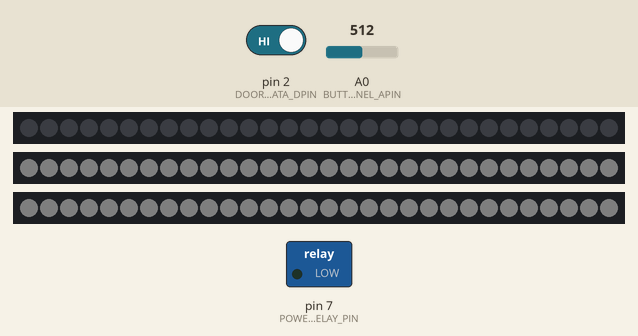
Recording of a sketch running on a simulated Arduino Uno, built with avr-gcc and run on an emulated ATmega328P. Shown: 3 × 30 RGB LEDs in strip order, left to right, switched loads named in the sketch (green lamp = pin HIGH). The inputs (shaded band) are chosen by the test bench; at power-on: A0 (BUTTON_PANEL_APIN) = 512, pin 2 (DOOR_SENSOR_DATA_DPIN) HIGH. Dim RGB values are drawn brighter than linear; EEPROM starts erased; what the sketch prints to the serial monitor is not drawn.

Above: at 1.2 s.
1.3 s: A0 (BUTTON_PANEL_APIN) set to 376
2.8 s: A0 (BUTTON_PANEL_APIN) set to 349
At 4.33 s:
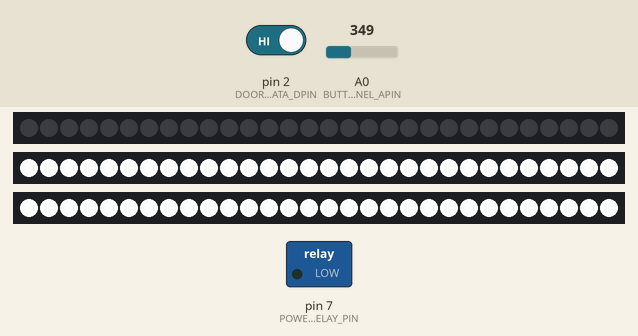
4.4 s: pin 2 (DOOR_SENSOR_DATA_DPIN) driven LOW
At 6.8 s:
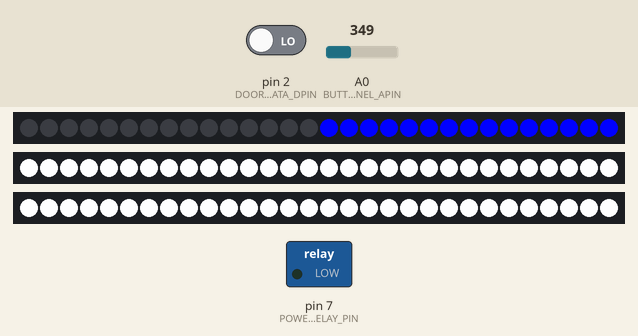
7.1 s: A0 (BUTTON_PANEL_APIN) set to 370
At 9.4 s:
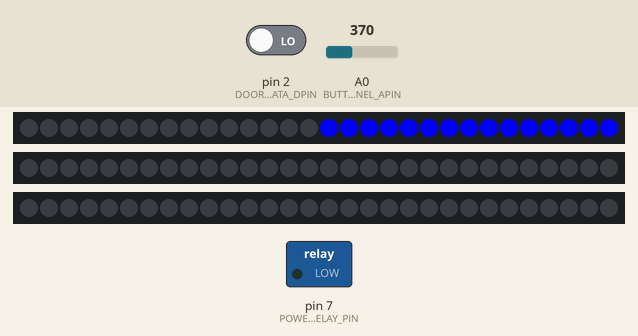
11.3 s: pin 2 (DOOR_SENSOR_DATA_DPIN) driven HIGH
At 13.4 s:
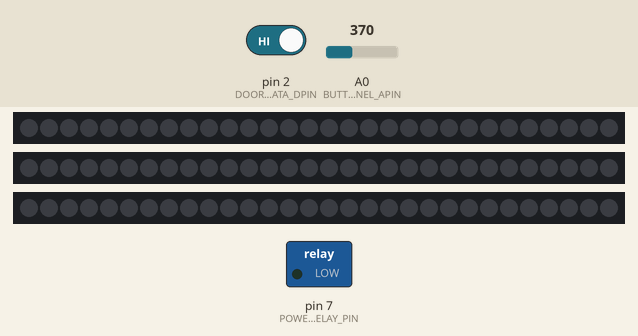

Measured:
- after the input at 2.8 s, the LEDs: first change at once (image 1 shows a later state)
- after the input at 4.4 s, the LEDs: first change after 0.11 s (image 2 shows a later state)
- after the input at 11.3 s, the LEDs: first change at once (image 4 shows a later state)

The sketch:

RepetierLights.ino
```cpp
#include <FastLED.h>
#include <EEPROM.h>

#define NUM_LEDS         30

CRGB door_leds[NUM_LEDS];
CRGB light_leds[NUM_LEDS];

#define DOOR_SENSOR_DATA_DPIN 2
#define DOOR_LED_DATA_DPIN 4
#define LIGHT1_LED_DATA_DPIN 3
#define LIGHT2_LED_DATA_DPIN 5
#define BUTTON_PANEL_APIN 0

#define POWER_RELAY_PIN 7
bool power_relay_status;

#define DOOR_FADE_SPEED 8
#define LIGHT_SCROLL_SPEED 8
byte light_brightness_open;
byte light_brightness_closed;

String commandqueue;
byte door_fade;
CRGB status_col;
CRGB status_col_background;
byte status_complete;

void read_eeprom() {
  light_brightness_open = EEPROM.read(0);
  light_brightness_closed = EEPROM.read(1);
}

void write_eeprom() {
  EEPROM.update(0, light_brightness_open);
  EEPROM.update(1, light_brightness_closed);
}

/*
 * base class, by default blanks all LEDs
 */
class Pattern {
  public:
    //This is called everytime the pattern starts to be used
    virtual void setup() {
    }
    //Called every frame. Pattern should be supplied to provided buffer
    virtual void update(CRGB ledbuffer[]) {
      for (int i = 0; i < NUM_LEDS; i++) {
        ledbuffer[i] = CRGB::Black;
      }
    }
};

class DoorPattern: public Pattern {

    int flow_position;

  public:
    DoorPattern() {
    }

    virtual void setup() {
      flow_position = 0;
    }

    virtual void update(CRGB ledbuffer[]) {
      int no_leds=map(status_complete, 0, 255, 0, NUM_LEDS-1);
      if(status_complete==0) no_leds=-1;
      //Serial.println(no_leds);
      for (int i = 0; i < NUM_LEDS; i++) {
        if(i<=no_leds) {
          ledbuffer[i]=status_col;
          if(i==(flow_position/2-1)) ledbuffer[i]*=2;
          if(i==(flow_position/2)) ledbuffer[i]*=4;
          if(i==(flow_position/2+1)) ledbuffer[i]*=2;
        } else {
          ledbuffer[i]=status_col_background;
        }
        ledbuffer[i].fadeToBlackBy(door_fade);
      }
      flow_position = (flow_position+1) % 200;
    }
};

class LightPattern: public Pattern {

    //int position;

  public:
    LightPattern() {
    }

    virtual void setup() {
      //position = 0;
    }

    virtual void update(CRGB ledbuffer[]) {
      //Pattern::update(ledbuffer);
      for (int i = 0; i < NUM_LEDS; i++) {
        ledbuffer[i]=CHSV(0, 0, map(door_fade, 0, 255, light_brightness_closed, light_brightness_open));
      //  ledbuffer[position % int(NUM_LEDS)] = CRGB::Red;
      }
      //position = (position + 1) % NUM_LEDS;
    }
};

DoorPattern doorpattern = DoorPattern();
LightPattern lightpattern = LightPattern();

void setup() {
  Serial.begin(9600);
  Serial.setTimeout(0);
  Serial.write("repetierLights\n");

  read_eeprom();
  status_col=CRGB::Black;
  status_col_background=CRGB::Blue;
  status_complete=128;
  pinMode(DOOR_SENSOR_DATA_DPIN, INPUT_PULLUP);

  pinMode(POWER_RELAY_PIN, OUTPUT);
  power_relay_status=false;

  for(int i=0; i<NUM_LEDS; i++) {
    door_leds[i]=CRGB::Black;
    light_leds[i]=CRGB::Black;
  }
  FastLED.addLeds<NEOPIXEL, DOOR_LED_DATA_DPIN>(door_leds, NUM_LEDS);
  FastLED.addLeds<NEOPIXEL, LIGHT1_LED_DATA_DPIN>(light_leds, NUM_LEDS);
  FastLED.addLeds<NEOPIXEL, LIGHT2_LED_DATA_DPIN>(light_leds, NUM_LEDS);
  //FastLED.setMaxPowerInVoltsAndMilliamps(5,200);

  if(digitalRead(DOOR_SENSOR_DATA_DPIN)) {
    door_fade=255;
  } else {
    door_fade=0;
  }
}

void print_serial_string(String text) {
  for (int i = 0; i < text.length(); i++)
  {
    Serial.write(text[i]);   // Push each char 1 by 1 on each loop pass
  }
}
unsigned int count_string_instances(String s, char c) {
  unsigned int r = 0;
  for(int i = 0; i<s.length(); i++) {
    if(s.charAt(i)==c) r++;
  }
  return r;
}

String string_extract_numbers(String s, int count, byte b[]) {
  for(int i=0; i<count; i++) {
    int delim = s.indexOf(',');
    String num = s.substring(0, delim);
    s.remove(0, delim+1);
    //print_serial_string(s);
    //Serial.println();
    b[i]=num.toInt();
  }
  return s;
}

bool process_light_command(String command) {
  if(count_string_instances(command, ',')!=6) return false;
  byte col[3];
  command=string_extract_numbers(command, 3, col);
  status_col=CHSV(int(col[0]), int(col[1]), int(col[2]));
  command=string_extract_numbers(command, 3, col);
  status_col_background=CHSV(int(col[0]), int(col[1]), int(col[2]));
  command=string_extract_numbers(command, 1, col);
  status_complete=col[0];
  return true;
}

bool process_power_command(String command) {
  if(command=="1") {
    power_relay_status=true;
    return true;
  }
  if(command=="0") {
    power_relay_status=false;
    return true;
  }
  return false;
}

bool process_serial_command(String command) {
  if(command[0]=='L') {
      command.remove(0, 1);
      return process_light_command(command);
  }
  if(command[0]=='P') {
      command.remove(0, 1);
      return process_power_command(command);
  }
  return false;
}

void check_serial() {
  if(commandqueue.indexOf('\n')!=-1) {
    int linebreak = commandqueue.indexOf('\n');
    String command = commandqueue.substring(0, linebreak);
    commandqueue.remove(0, linebreak+1);
    if(!process_serial_command(command)) {
      Serial.write("repetierLights: Invalid Command\n");
    }
  }
}

void check_buttons() {
  int button = analogRead(BUTTON_PANEL_APIN);
  bool door_open = digitalRead(DOOR_SENSOR_DATA_DPIN);
  bool button1=false;
  bool button2=false;
  bool button3=false;
  if(button<140) { //280
    button3=true;
  } else if(button<360) { //440
    button2=true;
  } else if(button<730) {
    button1=true;
  }
  if(door_open) {
    if(door_fade<255) door_fade = min(255, door_fade + DOOR_FADE_SPEED);
    if(button1) {
      light_brightness_open = max(0, light_brightness_open - LIGHT_SCROLL_SPEED);
      write_eeprom();
    }
    if(button2) {
      light_brightness_open = min(255, light_brightness_open + LIGHT_SCROLL_SPEED);
      write_eeprom();
    }
  } else {
    if(door_fade>0) door_fade = max(0, door_fade - DOOR_FADE_SPEED);
    if(button1) {
      light_brightness_closed = max(0, light_brightness_closed - LIGHT_SCROLL_SPEED);
      write_eeprom();
    }
    if(button2) {
      light_brightness_closed = min(255, light_brightness_closed + LIGHT_SCROLL_SPEED);
      write_eeprom();
    }
  }
}

void loop() {
  digitalWrite(POWER_RELAY_PIN, power_relay_status);
  check_buttons();
  doorpattern.update(door_leds);
  lightpattern.update(light_leds);
  FastLED.show();
  commandqueue = commandqueue + Serial.readString();
  check_serial();
  delay(33);
}
```
